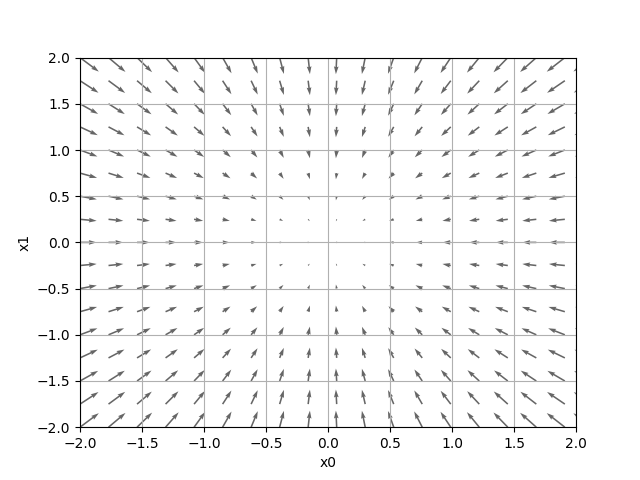

The script that drew this image:
import numpy as np
import matplotlib.pylab as plt
from mpl_toolkits.mplot3d import Axes3D

def _numerical_gradient_no_batch(f, x):
    h = 1e-4    #0.0001
    grad = np.zeros_like(x)

    for idx in range(x.size):
        tmp_val = x[idx]
        x[idx] = float(tmp_val) + h
        fxh1 = f(x)     #f(x+h)

        x[idx] = tmp_val - h
        fxh2 = f(x)     #f(x-h)
        grad[idx] = (fxh1 - fxh2) / (2*h)

        x[idx] = tmp_val    #値を元に戻す

    return grad

def numerical_gradient(f, X):
    if X.ndim == 1:
        return _numerical_gradient_no_batch(f, x)
    else:
        grad = np.zeros_like(X)

        for idx, x in enumerate(X):
            grad[idx] = _numerical_gradient_no_batch(f, x)

        return grad

def function_2(x):
    if x.ndim == 1:
        return np.sum(x**2)
    else:
        return np.sum(x**2, axis=1)

def tangent_line(x):
    d = numerical_gradient(f, x)
    print(d)
    y = f(x) - d*x
    return lambda t: d*t + y

if __name__ == '__main__':
    x0 = np.arange(-2, 2.5, 0.23)
    x1 = np.arange(-2, 2.5, 0.25)
    X, Y = np.meshgrid(x0, x1)

    X = X.flatten()
    Y = Y.flatten()

    grad = numerical_gradient(function_2, np.array([X, Y]))

    plt.figure()
    plt.quiver(X, Y, -grad[0], -grad[1], angles="xy", color="#666666")#, headwidth=10, scale=40, color"#444444")
    plt.xlim([-2, 2])
    plt.ylim([-2, 2])
    plt.xlabel('x0')
    plt.ylabel('x1')
    plt.grid()
    plt.legend()
    plt.draw()
    plt.show()
